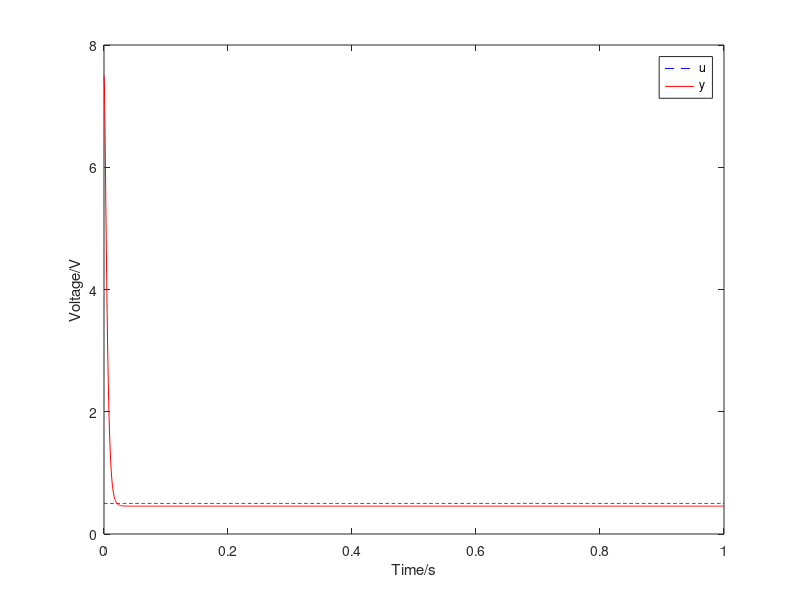

Recreate this plot in MATLAB.
pkg load control;

clear;

R1=20e3;
R2=300e3;
K=1.03;
TE=1.3267e-3;
TM=0.0909;


G=tf([1.755e-3 1.3695 15], [1.17e-4 9.13e-2 16.45]);
stepsize=0.5;

[y_unit t]=step(G,1);
y=y_unit*stepsize;
u=ones(length(t),1)*stepsize;

figure
plot(t,u,'b--',t,y,'r-')
legend('u','y');
xlabel('Time/s');
ylabel('Voltage/V');
